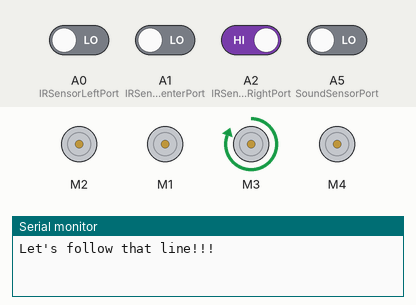
This sketch was run on a simulated Arduino Uno, built with avr-gcc and run on an emulated ATmega328P. Parts: 4 × DC motor (green arrow = forward, orange = backward, longer = faster), the last lines printed to the serial monitor. The inputs (shaded band) are chosen by the test bench; at power-on: A2 (IRSensorRightPort) HIGH, A0 (IRSensorLeftPort), A1 (IRSensorCenterPort), A5 (SoundSensorPort) LOW.

Above: at 2.2 s.
2.3 s: A5 (SoundSensorPort) driven HIGH
At 2.45 s:
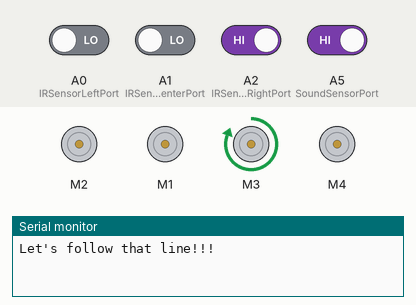
5.3 s: A0 (IRSensorLeftPort) driven HIGH
At 7.6 s:
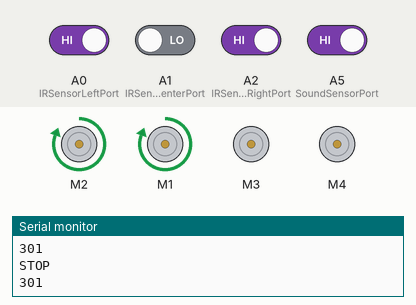
8.1 s: A1 (IRSensorCenterPort) driven HIGH
At 8.9 s:
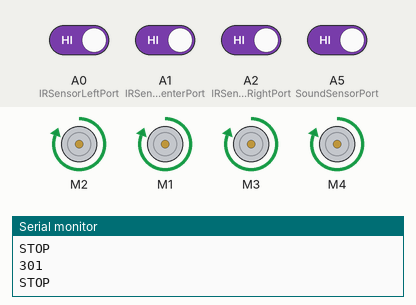
9.6 s: A1 (IRSensorCenterPort) driven LOW
At 11.7 s:
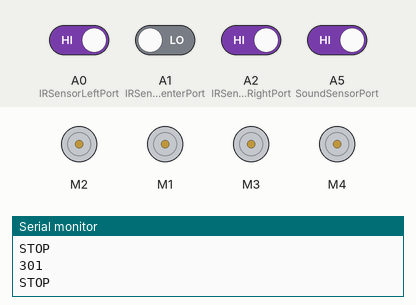
12.5 s: A2 (IRSensorRightPort) driven LOW
At 12.67 s:
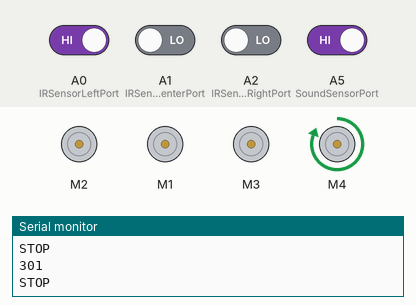
15.5 s: A2 (IRSensorRightPort) driven HIGH
At 18.2 s:
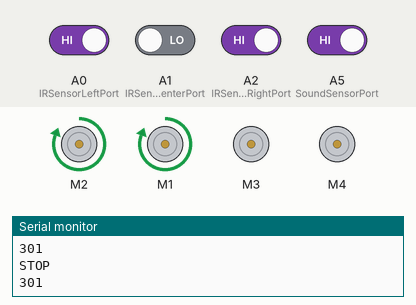
Timing chart, 0 to 19.4 s (numbered marks = the images above; inputs shaded):
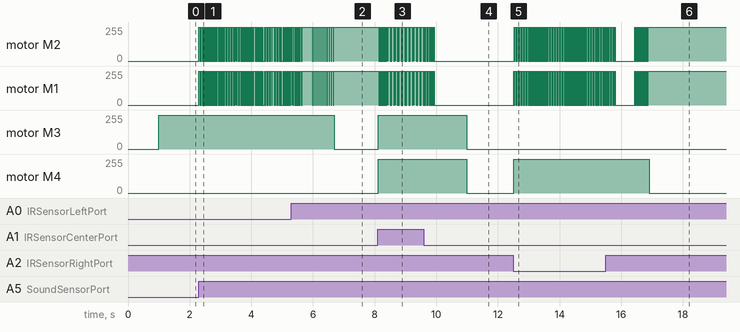

The sketch:

Drive_01.ino
```cpp
//dziala, mozna optymalizowac dzialanie

#include <AFMotor.h>
#include "constants.h"

// Initial Values of Sensors
int IRSensorLeft = 0;
int IRSensorCenter = 0;
int IRSensorRight = 0;
unsigned long stopTime = 0;
int SoundSensor = 0;
int play = 0;

// Output Devices Declaration
AF_DCMotor stroboscope(StroboscopePort);
AF_DCMotor speaker(SpeakerPort);
AF_DCMotor motorLeft(MotorLeftPort);
AF_DCMotor motorRight(MotorRightPort);

void goForward()
{
  stopTime = 0;
  motorLeft.setSpeed(MotorSpeed);
  motorRight.setSpeed(MotorSpeed);
  motorLeft.run(FORWARD);
  motorRight.run(FORWARD);
}

void goLeft()
{
  stopTime = 0;
  motorLeft.setSpeed(0);
  motorRight.setSpeed(MotorSpeed);
  motorLeft.run(RELEASE);
  motorRight.run(FORWARD);
}

void goRight()
{
  stopTime = 0;
  motorLeft.setSpeed(MotorSpeed);
  motorRight.setSpeed(0);
  motorLeft.run(FORWARD);
  motorRight.run(RELEASE);
}

void goBack()
{
  stopTime = 0;
  motorLeft.setSpeed(MotorSpeed);
  motorRight.setSpeed(MotorSpeed);
  motorLeft.run(BACKWARD);
  motorRight.run(BACKWARD);
}

void stop()
{
  Serial.println(stopTime);
  if (stopTime > StopTimeTreshold)
  {
    Serial.println("STOP");
    motorLeft.setSpeed(0);
    motorRight.setSpeed(0);
    motorLeft.run(RELEASE);
    motorRight.run(RELEASE);
    checkSound();
  }
  else
    stopTime++;
}

void checkSound()
{
  SoundSensor = digitalRead(SoundSensorPort);
  if (SoundSensor and !play)
  {
    speaker.run(FORWARD);
    stroboscope.run(FORWARD);
    play = 1;
  }
  else if (SoundSensor and play)
  {
      speaker.run(RELEASE);
      stroboscope.run(RELEASE);
      play = 0;
  }
}

void readSensors()
{
  IRSensorLeft = digitalRead(IRSensorLeftPort);
  IRSensorCenter = digitalRead(IRSensorCenterPort);
  IRSensorRight = digitalRead(IRSensorRightPort);
}

void chooseRoute()
{
  if (IRSensorCenter)
    goForward();
  else if (IRSensorLeft && !IRSensorRight)
    goLeft();
  else if (!IRSensorLeft && IRSensorRight)
    goRight();
  else
    stop();
}

void setup()
{
  // IR sensors
  pinMode(IRSensorLeftPort, INPUT);
  pinMode(IRSensorCenterPort, INPUT);
  pinMode(IRSensorRightPort, INPUT);

  // Sound sensor
  pinMode(SoundSensorPort, INPUT);

  // Output config
  speaker.setSpeed(SpeakerSpeed);
  stroboscope.setSpeed(StroboscopeSpeed);

  // Serial setup
  Serial.begin(9600); //setting serial monitor at a default baund rate of 9600
  Serial.println("Let's follow that line!!!");
  delay(1000);
}

void loop()
{
  readSensors();
  chooseRoute();
  checkSound();
}
```

constants.h
```cpp
// IR sensor
#define IRSensorLeftPort A0
#define IRSensorCenterPort A1
#define IRSensorRightPort A2

// Sound sensor
#define SoundSensorPort A5

// Output ports
#define StroboscopePort 1
#define StroboscopeSpeed 255
#define SpeakerPort 2
#define SpeakerSpeed 255
#define MotorSpeed 255
#define MotorLeftPort 3
#define MotorRightPort 4

// Motors constant
#define StopTimeTreshold 300
```

Measured:
- after the input at 2.3 s, motor M2, motor M1: alternates forward 255/255 for 0.02 s and stopped for 0.02 s, starting at once
- after the input at 5.3 s, motor M3: forward 255/255 → stopped after 1.4 s
- after the input at 8.1 s, motor M2, motor M1: alternates forward 255/255 for 0.02 s and stopped for 0.02 s, starting at once; motor M3, motor M4: stopped → forward 255/255 at once
- after the input at 9.6 s, motor M3, motor M4: forward 255/255 → stopped after 1.4 s
- after the input at 12.5 s, motor M2, motor M1: alternates forward 255/255 for 0.02 s and stopped for 0.02 s, starting at once; motor M4: stopped → forward 255/255 at once
- after the input at 15.5 s, motor M4: forward 255/255 → stopped after 1.4 s
